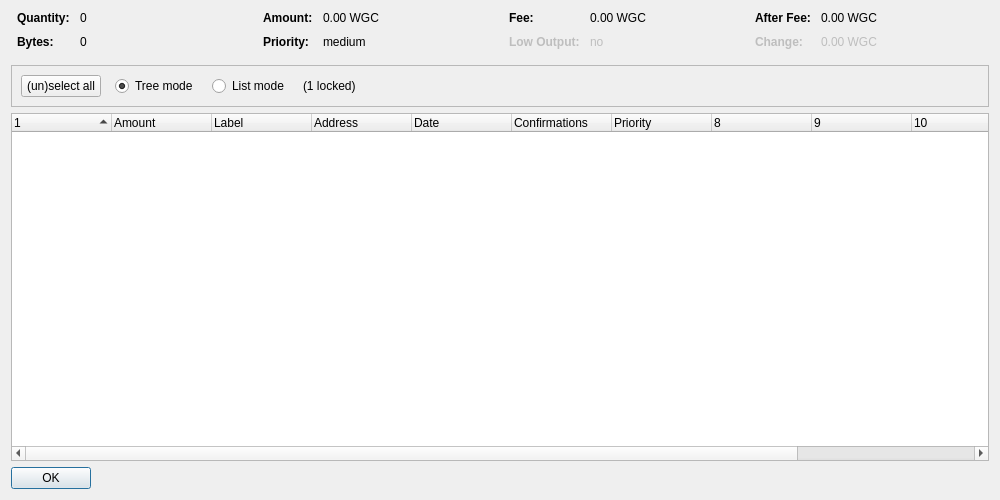
<?xml version="1.0" encoding="UTF-8"?>
<ui version="4.0">
 <class>CoinControlDialog</class>
 <widget class="QDialog" name="CoinControlDialog">
  <property name="geometry">
   <rect>
    <x>0</x>
    <y>0</y>
    <width>1000</width>
    <height>500</height>
   </rect>
  </property>
  <property name="windowTitle">
   <string>Coin Control Address Selection</string>
  </property>
  <layout class="QVBoxLayout" name="verticalLayout">
   <item>
    <layout class="QHBoxLayout" name="horizontalLayoutTop" stretch="0,0,0,0">
     <property name="topMargin">
      <number>0</number>
     </property>
     <property name="bottomMargin">
      <number>10</number>
     </property>
     <item>
      <layout class="QFormLayout" name="formLayoutCoinControl1">
       <property name="horizontalSpacing">
        <number>10</number>
       </property>
       <property name="verticalSpacing">
        <number>10</number>
       </property>
       <property name="leftMargin">
        <number>6</number>
       </property>
       <property name="rightMargin">
        <number>6</number>
       </property>
       <item row="0" column="0">
        <widget class="QLabel" name="labelCoinControlQuantityText">
         <property name="font">
          <font>
           <weight>75</weight>
           <bold>true</bold>
          </font>
         </property>
         <property name="text">
          <string>Quantity:</string>
         </property>
        </widget>
       </item>
       <item row="0" column="1">
        <widget class="QLabel" name="labelCoinControlQuantity">
         <property name="cursor">
          <cursorShape>IBeamCursor</cursorShape>
         </property>
         <property name="contextMenuPolicy">
          <enum>Qt::ActionsContextMenu</enum>
         </property>
         <property name="text">
          <string notr="true">0</string>
         </property>
         <property name="textInteractionFlags">
          <set>Qt::LinksAccessibleByMouse|Qt::TextSelectableByKeyboard|Qt::TextSelectableByMouse</set>
         </property>
        </widget>
       </item>
       <item row="1" column="0">
        <widget class="QLabel" name="labelCoinControlBytesText">
         <property name="font">
          <font>
           <weight>75</weight>
           <bold>true</bold>
          </font>
         </property>
         <property name="text">
          <string>Bytes:</string>
         </property>
        </widget>
       </item>
       <item row="1" column="1">
        <widget class="QLabel" name="labelCoinControlBytes">
         <property name="cursor">
          <cursorShape>IBeamCursor</cursorShape>
         </property>
         <property name="contextMenuPolicy">
          <enum>Qt::ActionsContextMenu</enum>
         </property>
         <property name="text">
          <string notr="true">0</string>
         </property>
         <property name="textInteractionFlags">
          <set>Qt::LinksAccessibleByMouse|Qt::TextSelectableByKeyboard|Qt::TextSelectableByMouse</set>
         </property>
        </widget>
       </item>
      </layout>
     </item>
     <item>
      <layout class="QFormLayout" name="formLayoutCoinControl2">
       <property name="horizontalSpacing">
        <number>10</number>
       </property>
       <property name="verticalSpacing">
        <number>10</number>
       </property>
       <property name="leftMargin">
        <number>6</number>
       </property>
       <property name="rightMargin">
        <number>6</number>
       </property>
       <item row="0" column="0">
        <widget class="QLabel" name="labelCoinControlAmountText">
         <property name="font">
          <font>
           <weight>75</weight>
           <bold>true</bold>
          </font>
         </property>
         <property name="text">
          <string>Amount:</string>
         </property>
        </widget>
       </item>
       <item row="0" column="1">
        <widget class="QLabel" name="labelCoinControlAmount">
         <property name="cursor">
          <cursorShape>IBeamCursor</cursorShape>
         </property>
         <property name="contextMenuPolicy">
          <enum>Qt::ActionsContextMenu</enum>
         </property>
         <property name="text">
          <string notr="true">0.00 WGC</string>
         </property>
         <property name="textInteractionFlags">
          <set>Qt::LinksAccessibleByMouse|Qt::TextSelectableByKeyboard|Qt::TextSelectableByMouse</set>
         </property>
        </widget>
       </item>
       <item row="1" column="0">
        <widget class="QLabel" name="labelCoinControlPriorityText">
         <property name="font">
          <font>
           <weight>75</weight>
           <bold>true</bold>
          </font>
         </property>
         <property name="text">
          <string>Priority:</string>
         </property>
        </widget>
       </item>
       <item row="1" column="1">
        <widget class="QLabel" name="labelCoinControlPriority">
         <property name="cursor">
          <cursorShape>IBeamCursor</cursorShape>
         </property>
         <property name="contextMenuPolicy">
          <enum>Qt::ActionsContextMenu</enum>
         </property>
         <property name="text">
          <string notr="true">medium</string>
         </property>
         <property name="textInteractionFlags">
          <set>Qt::LinksAccessibleByMouse|Qt::TextSelectableByKeyboard|Qt::TextSelectableByMouse</set>
         </property>
        </widget>
       </item>
      </layout>
     </item>
     <item>
      <layout class="QFormLayout" name="formLayoutCoinControl3">
       <property name="horizontalSpacing">
        <number>10</number>
       </property>
       <property name="verticalSpacing">
        <number>10</number>
       </property>
       <property name="leftMargin">
        <number>6</number>
       </property>
       <property name="rightMargin">
        <number>6</number>
       </property>
       <item row="0" column="0">
        <widget class="QLabel" name="labelCoinControlFeeText">
         <property name="font">
          <font>
           <weight>75</weight>
           <bold>true</bold>
          </font>
         </property>
         <property name="text">
          <string>Fee:</string>
         </property>
        </widget>
       </item>
       <item row="0" column="1">
        <widget class="QLabel" name="labelCoinControlFee">
         <property name="cursor">
          <cursorShape>IBeamCursor</cursorShape>
         </property>
         <property name="contextMenuPolicy">
          <enum>Qt::ActionsContextMenu</enum>
         </property>
         <property name="text">
          <string notr="true">0.00 WGC</string>
         </property>
         <property name="textInteractionFlags">
          <set>Qt::LinksAccessibleByMouse|Qt::TextSelectableByKeyboard|Qt::TextSelectableByMouse</set>
         </property>
        </widget>
       </item>
       <item row="1" column="0">
        <widget class="QLabel" name="labelCoinControlLowOutputText">
         <property name="enabled">
          <bool>false</bool>
         </property>
         <property name="font">
          <font>
           <weight>75</weight>
           <bold>true</bold>
          </font>
         </property>
         <property name="text">
          <string>Low Output:</string>
         </property>
        </widget>
       </item>
       <item row="1" column="1">
        <widget class="QLabel" name="labelCoinControlLowOutput">
         <property name="enabled">
          <bool>false</bool>
         </property>
         <property name="cursor">
          <cursorShape>IBeamCursor</cursorShape>
         </property>
         <property name="contextMenuPolicy">
          <enum>Qt::ActionsContextMenu</enum>
         </property>
         <property name="text">
          <string notr="true">no</string>
         </property>
         <property name="textInteractionFlags">
          <set>Qt::LinksAccessibleByMouse|Qt::TextSelectableByKeyboard|Qt::TextSelectableByMouse</set>
         </property>
        </widget>
       </item>
      </layout>
     </item>
     <item>
      <layout class="QFormLayout" name="formLayoutCoinControl4">
       <property name="horizontalSpacing">
        <number>10</number>
       </property>
       <property name="verticalSpacing">
        <number>10</number>
       </property>
       <property name="leftMargin">
        <number>6</number>
       </property>
       <property name="rightMargin">
        <number>6</number>
       </property>
       <item row="0" column="0">
        <widget class="QLabel" name="labelCoinControlAfterFeeText">
         <property name="font">
          <font>
           <weight>75</weight>
           <bold>true</bold>
          </font>
         </property>
         <property name="text">
          <string>After Fee:</string>
         </property>
        </widget>
       </item>
       <item row="0" column="1">
        <widget class="QLabel" name="labelCoinControlAfterFee">
         <property name="cursor">
          <cursorShape>IBeamCursor</cursorShape>
         </property>
         <property name="contextMenuPolicy">
          <enum>Qt::ActionsContextMenu</enum>
         </property>
         <property name="text">
          <string notr="true">0.00 WGC</string>
         </property>
         <property name="textInteractionFlags">
          <set>Qt::LinksAccessibleByMouse|Qt::TextSelectableByKeyboard|Qt::TextSelectableByMouse</set>
         </property>
        </widget>
       </item>
       <item row="1" column="0">
        <widget class="QLabel" name="labelCoinControlChangeText">
         <property name="enabled">
          <bool>false</bool>
         </property>
         <property name="font">
          <font>
           <weight>75</weight>
           <bold>true</bold>
          </font>
         </property>
         <property name="text">
          <string>Change:</string>
         </property>
        </widget>
       </item>
       <item row="1" column="1">
        <widget class="QLabel" name="labelCoinControlChange">
         <property name="enabled">
          <bool>false</bool>
         </property>
         <property name="cursor">
          <cursorShape>IBeamCursor</cursorShape>
         </property>
         <property name="contextMenuPolicy">
          <enum>Qt::ActionsContextMenu</enum>
         </property>
         <property name="text">
          <string notr="true">0.00 WGC</string>
         </property>
         <property name="textInteractionFlags">
          <set>Qt::LinksAccessibleByMouse|Qt::TextSelectableByKeyboard|Qt::TextSelectableByMouse</set>
         </property>
        </widget>
       </item>
      </layout>
     </item>
    </layout>
   </item>
   <item>
    <widget class="QFrame" name="frame">
     <property name="minimumSize">
      <size>
       <width>0</width>
       <height>40</height>
      </size>
     </property>
     <property name="frameShape">
      <enum>QFrame::StyledPanel</enum>
     </property>
     <property name="frameShadow">
      <enum>QFrame::Sunken</enum>
     </property>
     <layout class="QHBoxLayout" name="horizontalLayout">
      <item>
       <layout class="QHBoxLayout" name="horizontalLayoutPanel" stretch="0,0,0,0,0">
        <property name="spacing">
         <number>14</number>
        </property>
        <item>
         <widget class="QPushButton" name="pushButtonSelectAll">
          <property name="sizePolicy">
           <sizepolicy hsizetype="Maximum" vsizetype="Fixed">
            <horstretch>0</horstretch>
            <verstretch>0</verstretch>
           </sizepolicy>
          </property>
          <property name="text">
           <string>(un)select all</string>
          </property>
         </widget>
        </item>
        <item>
         <widget class="QRadioButton" name="radioTreeMode">
          <property name="sizePolicy">
           <sizepolicy hsizetype="Maximum" vsizetype="Fixed">
            <horstretch>0</horstretch>
            <verstretch>0</verstretch>
           </sizepolicy>
          </property>
          <property name="text">
           <string>Tree mode</string>
          </property>
          <property name="checked">
           <bool>true</bool>
          </property>
         </widget>
        </item>
        <item>
         <widget class="QRadioButton" name="radioListMode">
          <property name="sizePolicy">
           <sizepolicy hsizetype="Maximum" vsizetype="Fixed">
            <horstretch>0</horstretch>
            <verstretch>0</verstretch>
           </sizepolicy>
          </property>
          <property name="text">
           <string>List mode</string>
          </property>
         </widget>
        </item>
        <item>
         <widget class="QLabel" name="labelLocked">
          <property name="text">
           <string notr="true">(1 locked)</string>
          </property>
         </widget>
        </item>
        <item>
         <spacer name="horizontalSpacer">
          <property name="orientation">
           <enum>Qt::Horizontal</enum>
          </property>
          <property name="sizeHint" stdset="0">
           <size>
            <width>40</width>
            <height>20</height>
           </size>
          </property>
         </spacer>
        </item>
       </layout>
      </item>
     </layout>
    </widget>
   </item>
   <item>
    <widget class="CoinControlTreeWidget" name="treeWidget">
     <property name="contextMenuPolicy">
      <enum>Qt::CustomContextMenu</enum>
     </property>
     <property name="sortingEnabled">
      <bool>false</bool>
     </property>
     <property name="columnCount">
      <number>12</number>
     </property>
     <attribute name="headerShowSortIndicator" stdset="0">
      <bool>true</bool>
     </attribute>
     <attribute name="headerStretchLastSection">
      <bool>false</bool>
     </attribute>
     <column>
      <property name="text">
       <string/>
      </property>
     </column>
     <column>
      <property name="text">
       <string>Amount</string>
      </property>
     </column>
     <column>
      <property name="text">
       <string notr="true">Label</string>
      </property>
     </column>
     <column>
      <property name="text">
       <string>Address</string>
      </property>
     </column>
     <column>
      <property name="text">
       <string>Date</string>
      </property>
     </column>
     <column>
      <property name="text">
       <string>Confirmations</string>
      </property>
      <property name="toolTip">
       <string>Confirmed</string>
      </property>
     </column>
     <column>
      <property name="text">
       <string>Priority</string>
      </property>
     </column>
     <column>
      <property name="text">
       <string/>
      </property>
     </column>
     <column>
      <property name="text">
       <string/>
      </property>
     </column>
     <column>
      <property name="text">
       <string/>
      </property>
     </column>
     <column>
      <property name="text">
       <string/>
      </property>
     </column>
     <column>
      <property name="text">
       <string/>
      </property>
     </column>
    </widget>
   </item>
   <item>
    <widget class="QDialogButtonBox" name="buttonBox">
     <property name="sizePolicy">
      <sizepolicy hsizetype="Maximum" vsizetype="Fixed">
       <horstretch>0</horstretch>
       <verstretch>0</verstretch>
      </sizepolicy>
     </property>
     <property name="orientation">
      <enum>Qt::Horizontal</enum>
     </property>
     <property name="standardButtons">
      <set>QDialogButtonBox::Ok</set>
     </property>
    </widget>
   </item>
  </layout>
 </widget>
 <customwidgets>
  <customwidget>
   <class>CoinControlTreeWidget</class>
   <extends>QTreeWidget</extends>
   <header>coincontroltreewidget.h</header>
  </customwidget>
 </customwidgets>
 <resources/>
 <connections/>
</ui>
